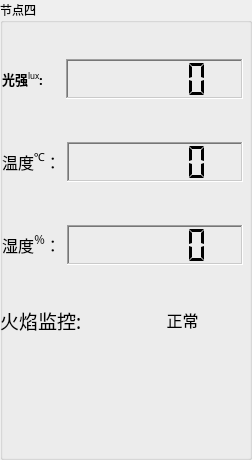
      <widget class="QGroupBox" name="groupBox_5">
       <property name="font">
        <font>
         <family>楷体_GB2312</family>
         <pointsize>9</pointsize>
         <weight>50</weight>
         <bold>false</bold>
        </font>
       </property>
       <property name="autoFillBackground">
        <bool>true</bool>
       </property>
       <property name="title">
        <string>节点四</string>
       </property>
       <property name="flat">
        <bool>true</bool>
       </property>
       <widget class="QPushButton" name="pushButton_light_fire_41">
        <property name="geometry">
         <rect>
          <x>-20</x>
          <y>340</y>
          <width>131</width>
          <height>111</height>
         </rect>
        </property>
        <property name="styleSheet">
         <string notr="true">background-image:url(:/images/08269450168fad5206c222副本.png)</string>
        </property>
        <property name="locale">
         <locale language="English" country="UnitedStatesMinorOutlyingIslands"/>
        </property>
        <property name="text">
         <string/>
        </property>
        <property name="flat">
         <bool>true</bool>
        </property>
       </widget>
       <widget class="QPushButton" name="pushButton_light_fire_42">
        <property name="geometry">
         <rect>
          <x>110</x>
          <y>340</y>
          <width>131</width>
          <height>111</height>
         </rect>
        </property>
        <property name="styleSheet">
         <string notr="true">background-image:url(:/images/08269450168fad5206c222副本.png)</string>
        </property>
        <property name="locale">
         <locale language="English" country="UnitedStatesMinorOutlyingIslands"/>
        </property>
        <property name="text">
         <string/>
        </property>
        <property name="flat">
         <bool>true</bool>
        </property>
       </widget>
       <widget class="QWidget" name="layoutWidget_7">
        <property name="geometry">
         <rect>
          <x>0</x>
          <y>300</y>
          <width>241</width>
          <height>41</height>
         </rect>
        </property>
        <layout class="QHBoxLayout" name="horizontalLayout_25">
         <item>
          <widget class="QLabel" name="Label_Fire_4">
           <property name="sizePolicy">
            <sizepolicy hsizetype="Minimum" vsizetype="MinimumExpanding">
             <horstretch>0</horstretch>
             <verstretch>0</verstretch>
            </sizepolicy>
           </property>
           <property name="maximumSize">
            <size>
             <width>200</width>
             <height>50</height>
            </size>
           </property>
           <property name="font">
            <font>
             <family>楷体</family>
             <pointsize>12</pointsize>
             <weight>50</weight>
             <bold>false</bold>
             <underline>false</underline>
            </font>
           </property>
           <property name="text">
            <string>&lt;html&gt;&lt;head/&gt;&lt;body&gt;&lt;p&gt;&lt;span style=&quot; font-size:14pt;&quot;&gt;火焰监控:&lt;/span&gt;&lt;/p&gt;&lt;/body&gt;&lt;/html&gt;</string>
           </property>
          </widget>
         </item>
         <item>
          <widget class="QLabel" name="Label_FireResult_4">
           <property name="sizePolicy">
            <sizepolicy hsizetype="Maximum" vsizetype="Maximum">
             <horstretch>0</horstretch>
             <verstretch>0</verstretch>
            </sizepolicy>
           </property>
           <property name="maximumSize">
            <size>
             <width>200</width>
             <height>50</height>
            </size>
           </property>
           <property name="font">
            <font>
             <family>楷体</family>
             <pointsize>12</pointsize>
             <weight>50</weight>
             <bold>false</bold>
             <underline>false</underline>
            </font>
           </property>
           <property name="text">
            <string>&lt;html&gt;&lt;head/&gt;&lt;body&gt;&lt;p align=&quot;center&quot;&gt;正常&lt;/p&gt;&lt;/body&gt;&lt;/html&gt;</string>
           </property>
          </widget>
         </item>
        </layout>
       </widget>
       <widget class="QWidget" name="layoutWidget_6">
        <property name="geometry">
         <rect>
          <x>2</x>
          <y>22</y>
          <width>241</width>
          <height>281</height>
         </rect>
        </property>
        <layout class="QVBoxLayout" name="verticalLayout_5">
         <item>
          <layout class="QHBoxLayout" name="horizontalLayout_14">
           <item>
            <widget class="QLabel" name="Label_Lux_4">
             <property name="sizePolicy">
              <sizepolicy hsizetype="Maximum" vsizetype="Maximum">
               <horstretch>0</horstretch>
               <verstretch>0</verstretch>
              </sizepolicy>
             </property>
             <property name="font">
              <font>
               <family>楷体</family>
               <pointsize>12</pointsize>
               <weight>50</weight>
               <bold>false</bold>
               <underline>false</underline>
              </font>
             </property>
             <property name="text">
              <string>&lt;html&gt;&lt;head/&gt;&lt;body&gt;&lt;p&gt;&lt;span style=&quot; font-size:10pt; font-weight:600;&quot;&gt;光强&lt;/span&gt;&lt;span style=&quot; font-size:10pt; vertical-align:super;&quot;&gt;lux&lt;/span&gt;&lt;span style=&quot; font-size:10pt; font-weight:600;&quot;&gt;:&lt;/span&gt;&lt;/p&gt;&lt;/body&gt;&lt;/html&gt;</string>
             </property>
            </widget>
           </item>
           <item>
            <spacer name="horizontalSpacer_8">
             <property name="orientation">
              <enum>Qt::Horizontal</enum>
             </property>
             <property name="sizeType">
              <enum>QSizePolicy::Ignored</enum>
             </property>
             <property name="sizeHint" stdset="0">
              <size>
               <width>17</width>
               <height>13</height>
              </size>
             </property>
            </spacer>
           </item>
           <item>
            <widget class="QLCDNumber" name="lcdNumber_lux_4">
             <property name="sizePolicy">
              <sizepolicy hsizetype="MinimumExpanding" vsizetype="Maximum">
               <horstretch>0</horstretch>
               <verstretch>0</verstretch>
              </sizepolicy>
             </property>
             <property name="minimumSize">
              <size>
               <width>0</width>
               <height>40</height>
              </size>
             </property>
             <property name="baseSize">
              <size>
               <width>0</width>
               <height>0</height>
              </size>
             </property>
             <property name="font">
              <font>
               <weight>75</weight>
               <bold>true</bold>
              </font>
             </property>
             <property name="cursor">
              <cursorShape>ArrowCursor</cursorShape>
             </property>
             <property name="autoFillBackground">
              <bool>false</bool>
             </property>
             <property name="frameShape">
              <enum>QFrame::WinPanel</enum>
             </property>
             <property name="frameShadow">
              <enum>QFrame::Sunken</enum>
             </property>
             <property name="smallDecimalPoint">
              <bool>true</bool>
             </property>
             <property name="digitCount">
              <number>5</number>
             </property>
             <property name="segmentStyle">
              <enum>QLCDNumber::Flat</enum>
             </property>
            </widget>
           </item>
          </layout>
         </item>
         <item>
          <layout class="QHBoxLayout" name="horizontalLayout_15">
           <item>
            <widget class="QLabel" name="label_Temp_4">
             <property name="sizePolicy">
              <sizepolicy hsizetype="Maximum" vsizetype="Maximum">
               <horstretch>0</horstretch>
               <verstretch>0</verstretch>
              </sizepolicy>
             </property>
             <property name="font">
              <font>
               <family>楷体</family>
               <pointsize>12</pointsize>
               <weight>50</weight>
               <bold>false</bold>
              </font>
             </property>
             <property name="text">
              <string>&lt;html&gt;&lt;head/&gt;&lt;body&gt;&lt;p align=&quot;center&quot;&gt;&lt;span style=&quot; font-weight:400;&quot;&gt;温度&lt;/span&gt;&lt;span style=&quot; font-weight:400; vertical-align:super;&quot;&gt;℃&lt;/span&gt;&lt;span style=&quot; font-weight:400;&quot;&gt;：&lt;/span&gt;&lt;/p&gt;&lt;/body&gt;&lt;/html&gt;</string>
             </property>
            </widget>
           </item>
           <item>
            <widget class="QLCDNumber" name="lcdNumber_Temp_4">
             <property name="sizePolicy">
              <sizepolicy hsizetype="Minimum" vsizetype="Maximum">
               <horstretch>0</horstretch>
               <verstretch>0</verstretch>
              </sizepolicy>
             </property>
             <property name="minimumSize">
              <size>
               <width>10</width>
               <height>40</height>
              </size>
             </property>
             <property name="baseSize">
              <size>
               <width>0</width>
               <height>0</height>
              </size>
             </property>
             <property name="font">
              <font>
               <weight>75</weight>
               <bold>true</bold>
              </font>
             </property>
             <property name="cursor">
              <cursorShape>ArrowCursor</cursorShape>
             </property>
             <property name="autoFillBackground">
              <bool>false</bool>
             </property>
             <property name="frameShape">
              <enum>QFrame::WinPanel</enum>
             </property>
             <property name="frameShadow">
              <enum>QFrame::Sunken</enum>
             </property>
             <property name="smallDecimalPoint">
              <bool>true</bool>
             </property>
             <property name="digitCount">
              <number>5</number>
             </property>
             <property name="segmentStyle">
              <enum>QLCDNumber::Flat</enum>
             </property>
            </widget>
           </item>
          </layout>
         </item>
         <item>
          <layout class="QHBoxLayout" name="horizontalLayout_16">
           <item>
            <widget class="QLabel" name="label_Humidity_4">
             <property name="sizePolicy">
              <sizepolicy hsizetype="Maximum" vsizetype="Maximum">
               <horstretch>0</horstretch>
               <verstretch>0</verstretch>
              </sizepolicy>
             </property>
             <property name="font">
              <font>
               <family>楷体</family>
               <pointsize>12</pointsize>
               <weight>50</weight>
               <bold>false</bold>
              </font>
             </property>
             <property name="text">
              <string>&lt;html&gt;&lt;head/&gt;&lt;body&gt;&lt;p align=&quot;center&quot;&gt;&lt;span style=&quot; font-weight:400;&quot;&gt;湿度&lt;/span&gt;&lt;span style=&quot; font-weight:400; vertical-align:super;&quot;&gt;％&lt;/span&gt;&lt;span style=&quot; font-weight:400;&quot;&gt;：&lt;/span&gt;&lt;/p&gt;&lt;/body&gt;&lt;/html&gt;</string>
             </property>
            </widget>
           </item>
           <item>
            <widget class="QLCDNumber" name="lcdNumber_Humidity_4">
             <property name="sizePolicy">
              <sizepolicy hsizetype="Preferred" vsizetype="Maximum">
               <horstretch>0</horstretch>
               <verstretch>0</verstretch>
              </sizepolicy>
             </property>
             <property name="minimumSize">
              <size>
               <width>0</width>
               <height>40</height>
              </size>
             </property>
             <property name="baseSize">
              <size>
               <width>0</width>
               <height>0</height>
              </size>
             </property>
             <property name="font">
              <font>
               <weight>75</weight>
               <bold>true</bold>
              </font>
             </property>
             <property name="cursor">
              <cursorShape>ArrowCursor</cursorShape>
             </property>
             <property name="autoFillBackground">
              <bool>false</bool>
             </property>
             <property name="frameShape">
              <enum>QFrame::WinPanel</enum>
             </property>
             <property name="frameShadow">
              <enum>QFrame::Sunken</enum>
             </property>
             <property name="smallDecimalPoint">
              <bool>true</bool>
             </property>
             <property name="digitCount">
              <number>5</number>
             </property>
             <property name="segmentStyle">
              <enum>QLCDNumber::Flat</enum>
             </property>
            </widget>
           </item>
          </layout>
         </item>
        </layout>
       </widget>
      </widget>
